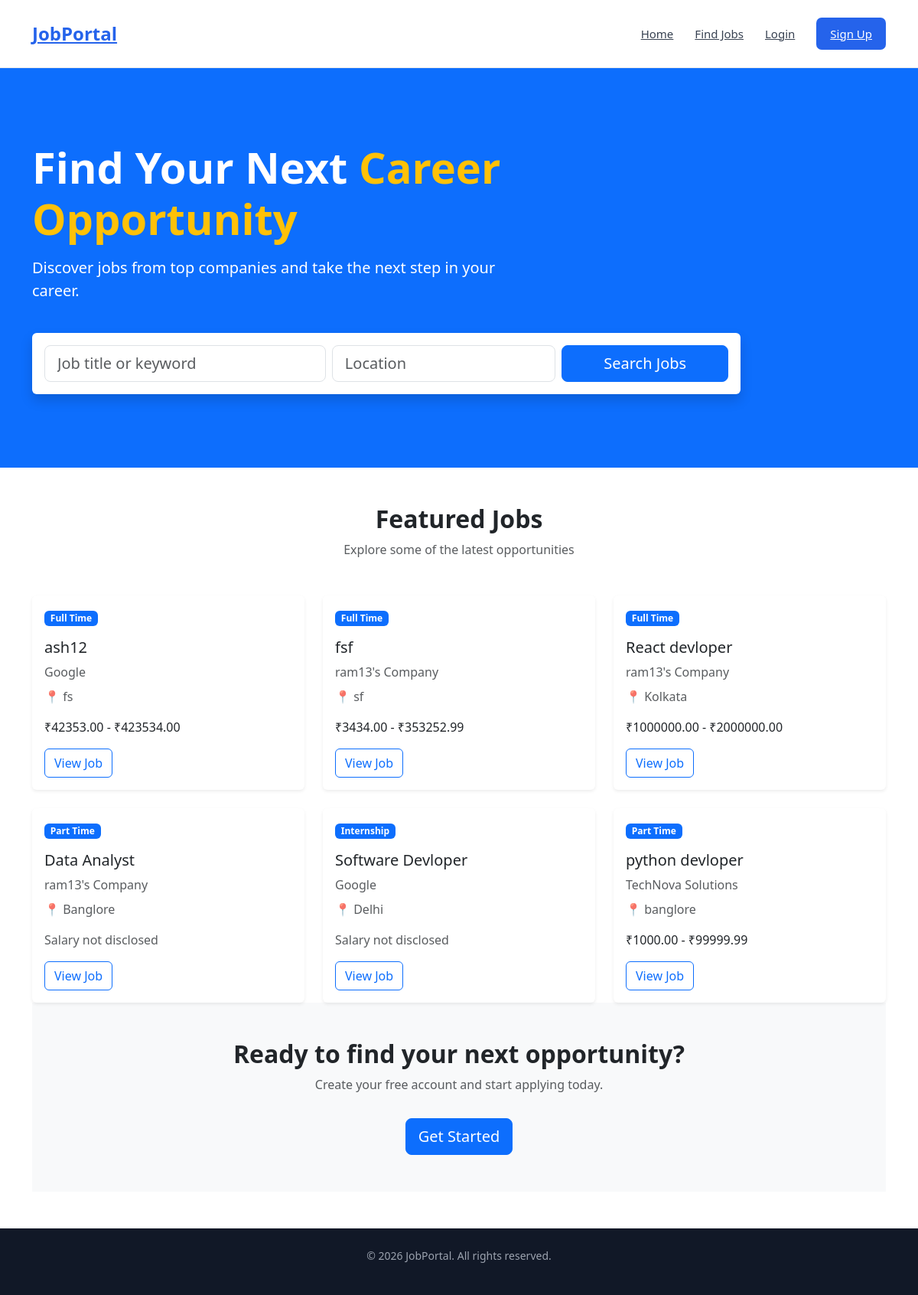
The page / on the database its author committed.
### jobs/models.py (models this page shows, shortened)
class Job(models.Model):
    class JobType(models.TextChoices):
        FULL_TIME = "FULL_TIME", "Full Time"
        PART_TIME = "PART_TIME", "Part Time"
        INTERNSHIP = "INTERNSHIP", "Internship"
        CONTRACT = "CONTRACT", "Contract"
    company = models.ForeignKey(
        Company,
        on_delete=models.CASCADE,
        related_name="jobs"
    )
    title = models.CharField(max_length=200)
    description = models.TextField()
    requirements = models.TextField()
    location = models.CharField(max_length=100)
    job_type = models.CharField(
        max_length=20,
        choices=JobType.choices,
        default=JobType.FULL_TIME
    )
    salary_min = models.DecimalField(
        max_digits=10,
        decimal_places=2,
        blank=True,
        null=True
    )
    salary_max = models.DecimalField(
        max_digits=10,
        decimal_places=2,
        blank=True,
        null=True
    )
    experience_required = models.CharField(
        max_length=100,
        blank=True
    )
    skills = models.TextField()
    deadline = models.DateField()
    is_active = models.BooleanField(default=True)
    created_at = models.DateTimeField(auto_now_add=True)
    updated_at = models.DateTimeField(auto_now=True)

### accounts/models.py (models this page shows, shortened)
class Company(models.Model):
    user = models.OneToOneField(
        User,
        on_delete=models.CASCADE,
        related_name="company"
    )
    name = models.CharField(max_length=150)
    description = models.TextField(blank=True)
    website = models.URLField(blank=True)
    location = models.CharField(max_length=100, blank=True)
    logo = models.ImageField(
        upload_to="company_logos/",
        blank=True,
        null=True
    )
    created_at = models.DateTimeField(auto_now_add=True)
    updated_at = models.DateTimeField(auto_now=True)

### jobs/views.py (the view)
# urls.py: 2. Add a URL to urlpatterns:  path('', views.home, name='home')
def home(request):
    jobs = Job.objects.filter(
        is_active=True
    ).order_by("-created_at")[:6]
    return render(
        request,
        "jobs/home.html",
        {"jobs": jobs}
    )

### jobs/templates/jobs/home.html (shortened to what this page needs)
{% extends "base.html" %}
{% block content %}
<section class="bg-primary text-white py-5">
    <div class="container py-5">
        <div class="row align-items-center">
            <div class="col-lg-7">
                <h1 class="display-4 fw-bold">
                    Find Your Next
                    <span class="text-warning">
                        Career Opportunity
                    </span>
                </h1>
                <p class="lead mt-3">
                    Discover jobs from top companies and
                    take the next step in your career.
                </p>
            </div>
        </div>
        <div class="row mt-4">
            <div class="col-lg-10">
                <div class="bg-white p-3 rounded shadow">
                    <form>
                        <div class="row g-2">
                            <div class="col-md-5">
                                <input
                                    type="text"
                                    class="form-control form-control-lg"
                                    placeholder="Job title or keyword"
                                >
                            </div>
                            <div class="col-md-4">
                                <input
                                    type="text"
                                    class="form-control form-control-lg"
                                    placeholder="Location"
                                >
                            </div>
                            <div class="col-md-3">
                                <button
                                    type="submit"
                                    class="btn btn-primary btn-lg w-100"
                                >
                                    Search Jobs
                                </button>
                            </div>
                        </div>
                    </form>
                </div>
            </div>
        </div>
    </div>
</section>
<section class="py-5">
    <div class="container">
        <div class="text-center mb-5">
            <h2 class="fw-bold">
                Featured Jobs
            </h2>
            <p class="text-muted">
                Explore some of the latest opportunities
            </p>
        </div>
    <div class="row g-4">
    {% for job in jobs %}
        <div class="col-md-4">
            <div class="card h-100 shadow-sm border-0">
                <div class="card-body">
                    <span class="badge bg-primary mb-3">
                        {{ job.get_job_type_display }}
                    </span>
                    <h5 class="card-title">
                        {{ job.title }}
                    </h5>
                    <p class="text-muted mb-2">
                        {{ job.company.name }}
                    </p>
                    <p class="text-muted">
                        📍 {{ job.location }}
                    </p>
                    {% if job.salary_min and job.salary_max %}
                        <p>
                            ₹{{ job.salary_min }} -
                            ₹{{ job.salary_max }}
                        </p>
                    {% else %}
                        <p class="text-muted">
                            Salary not disclosed
                        </p>
                    {% endif %}
                    <a href="{% url 'job_detail' job.id %}"
                       class="btn btn-outline-primary">
                        View Job
                    </a>
                </div>
            </div>
        </div>
    {% endfor %}
</div>
<section class="bg-light py-5">
    <div class="container text-center">
        <h2 class="fw-bold">
            Ready to find your next opportunity?
        </h2>
        <p class="text-muted mt-2">
            Create your free account and start applying today.
        </p>
        <a href="{% url 'signup' %}"
           class="btn btn-primary btn-lg mt-3">
            Get Started
        </a>
    </div>
</section>
{% endblock %}

### templates/base.html (shortened to what this page needs)
{% load static %}
<!DOCTYPE html>
<html lang="en">
<head>
    <link rel="stylesheet"
          href="{% static 'css/style.css' %}">
    <link
    href="https://cdn.jsdelivr.net/npm/bootstrap@5.3.3/dist/css/bootstrap.min.css"
    rel="stylesheet">
</head>
<body>
    <header class="navbar">
        <div class="container navbar-container">
            <a href="/" class="logo">
                JobPortal
            </a>
            <nav class="nav-links">
                <a href="/">
                    Home
                </a>
                <a href="#">
                    Find Jobs
                </a>
                {% if user.is_authenticated %}
                    {% if user.role == "CANDIDATE" %}
                        <a href="{% url 'candidate_dashboard' %}">
                            Dashboard
                        </a>
                    {% elif user.role == "RECRUITER" %}
                        <a href="{% url 'recruiter_dashboard' %}">
                            Dashboard
                        </a>
                    {% endif %}
                    <a href="{% url 'logout' %}">
                        Logout
                    </a>
                {% else %}
                    <a href="{% url 'login' %}">
                        Login
                    </a>
                    <a href="{% url 'signup' %}"
                       class="nav-button">
                        Sign Up
                    </a>
                {% endif %}
            </nav>
        </div>
    </header>
    <main>
        {% block content %}
        {% endblock %}
    </main>
    <footer class="footer">
        <div class="container">
            <p>
                © 2026 JobPortal. All rights reserved.
            </p>
        </div>
    </footer>
</body>
</html>

### static/css/style.css (style rules this page uses)
* { margin: 0; padding: 0; box-sizing: border-box; }
body { font-family: Arial, sans-serif; background-color: #f7f8fc; color: #1f2937; line-height: 1.6; }
a { text-decoration: none; color: inherit; }
.container { width: 90%; max-width: 1200px; margin: 0 auto; }
.navbar { background-color: #ffffff; border-bottom: 1px solid #e5e7eb; }
.navbar-container { height: 72px; display: flex; align-items: center; justify-content: space-between; }
.logo { font-size: 24px; font-weight: 700; color: #2563eb; }
.nav-links { display: flex; align-items: center; gap: 28px; }
.nav-links a { color: #374151; font-size: 15px; }
.nav-button { background-color: #2563eb; color: white !important; padding: 10px 18px; border-radius: 7px; }
.footer { background-color: #111827; color: #9ca3af; padding: 25px 0; text-align: center; font-size: 14px; }

### rows shown on the page
Job: job_type "Full Time", title "ash12", company.name "Google", location "fs", salary_min "42353.00", salary_max "423534.00"
Job: job_type "Full Time", title "fsf", company.name "ram13's Company", location "sf", salary_min "3434.00", salary_max "353252.99"
Job: job_type "Full Time", title "React devloper", company.name "ram13's Company", location "Kolkata", salary_min "1000000.00", salary_max "2000000.00"
Job: job_type "Part Time", title "Data Analyst", company.name "ram13's Company", location "Banglore", shows "Salary not disclosed"
Job: job_type "Internship", title "Software Devloper", company.name "Google", location "Delhi", shows "Salary not disclosed"
Job: job_type "Part Time", title "python devloper", company.name "TechNova Solutions", location "banglore", salary_min "1000.00", salary_max "99999.99"
